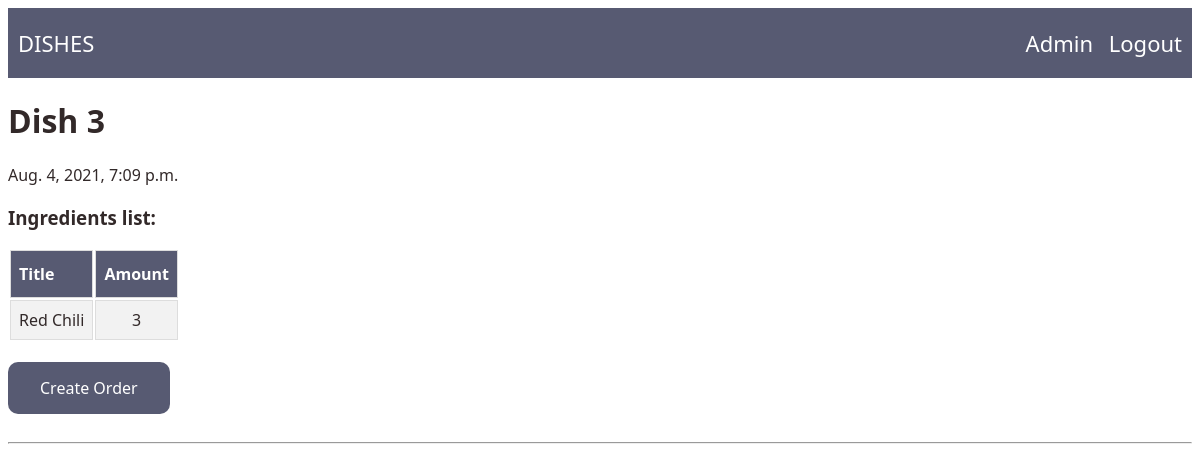
Screenshot of /dishes-ordering/dish/3/ with the database file from the repository.
### dishes/models.py (models this page shows, shortened)
class Dish(models.Model):
    name = models.CharField(max_length=100, unique=True)
    ingredients = models.ManyToManyField('Ingredient', through='DishIngredients')
    created_at = models.DateTimeField(auto_now_add=True)
    class Meta:
        ordering = ['-created_at']

class DishIngredients(models.Model):
    dish = models.ForeignKey(Dish, on_delete=models.CASCADE, related_name='dish_ingredients')
    ingredient = models.ForeignKey(Ingredient, on_delete=models.CASCADE)
    amount = models.PositiveIntegerField(default=1, validators=[MinValueValidator(1)])

class Ingredient(models.Model):
    name = models.CharField(max_length=100, unique=True)

### dishes/views.py (the view)
# urls.py: path('dish/<int:pk>/', views.DishSingleView.as_view(), name='single_dish'),
class DishSingleView(DetailView):
    model = Dish
    template_name = 'dish/single-dish.html'
    context_object_name = 'dish'

### dishes/templates/dish/single-dish.html
{% extends "base.html" %}
{% block content %}
<div class="navigation_menu">
    <div class="navigation_menu_left">
        <a href="/dishes-ordering/dishes" class="active">dishes</a>
    </div>
    <div class="navigation_menu_right">
        <span id="user_name">Admin</span>
        <a href="#">Logout</a>
    </div>
</div>
<div>
    <h1>{{dish.name}}</h1>
    <p>{{dish.created_at}}</p>
    <h3>Ingredients list:</h3>
    <table id="ingredients_table">
        <tr class="table_header">
            <th>Title</th>
            <th>Amount</th>
        </tr>
        {% for ingredient in dish.dish_ingredients.select_related %}
            <tr class="table_ingredient">
                <td>{{ingredient.ingredient.name}}</td>
                <td>{{ingredient.amount}}</td>
            </tr>
        {% endfor %}
    </table>
    <a id="create_order_btn" href="/dishes-ordering/create-order/{{dish.id}}">Create Order</a>
</div>
<hr>
{% endblock %}

### dishes/static/dish/style.css (style rules this page uses)
body { font-family: Candara, Calibri, Segoe, Segoe UI, Optima; color: #322929; }
body a { color: #322929; text-decoration: none; }
.navigation_menu { display: flex; justify-content: space-between; font-size: 22px; padding: 20px 0; background-color: #575a72; color: #ffffff; }
.navigation_menu_left { text-transform: uppercase; }
.navigation_menu a { padding: 0 10px; color: #ffffff; }
.active { display: block !important; }
.table_header { text-align: center; }
.table_ingredient td { text-align: center; }
#ingredients_table td, #ingredients_table th { border: 1px solid #ddd; padding: 8px; }
#ingredients_table tr:nth-child(even) { background-color: #f2f2f2; }
#ingredients_table th { padding-top: 12px; padding-bottom: 12px; text-align: left; background-color: #575a72; color: white; }
#create_order_btn { margin: 20px 0; background-color: #575a72; border: none; color: white; padding: 15px 32px; text-align: center; text-decoration: none; display: inline-block; font-size: 16px; border-radius: 10px; }

### rows the page displays
Dish: name "Dish 3", created_at "Aug. 4, 2021, 7:09 p.m."
DishIngredients: ingredient.name "Red Chili", amount "3"
